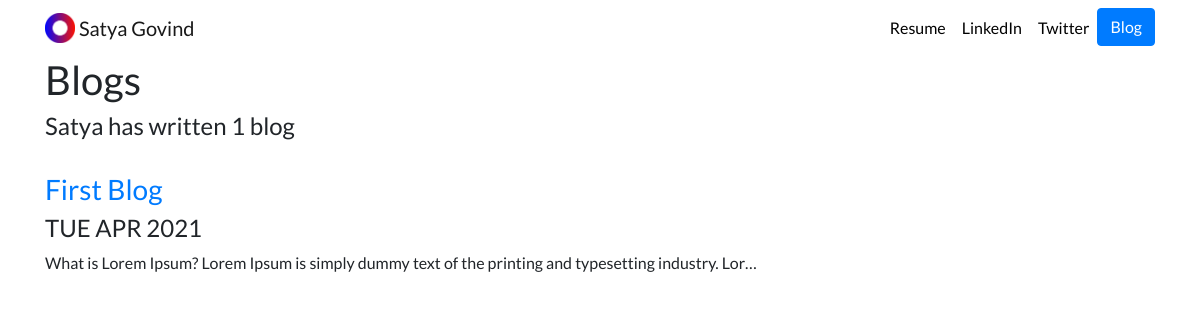
Screenshot of /blog/ with the database file from the repository.
### blog/models.py (models this page shows, shortened)
class Blogs(models.Model):
          title=models.CharField(max_length=100)
          date=models.DateField()
          description=models.CharField(max_length=3000)

### blog/views.py (the view)
# urls.py: path('',views.some,name='all_blogs'),
def some(request):
     all_blogs = Blogs.objects.order_by('-date')
     return render (request,'portfo/blog.html', {'myBlogs':all_blogs})

### blog/templates/portfo/blog.html
{% extends 'blog/base.html' %}
{% block content %}
<h1>Blogs</h1>
<h4>Satya has written {{ myBlogs.count }} blog{{ myBlogs.count|pluralize }} </h4>
<br />
{% for blog in myBlogs %}
<a href="{% url 'Blogs:details' blog.id %}"><h3>{{ blog.title }}</h3></a>
<h4>{{ blog.date|date:'D M Y'|upper }}</h4>
<p>{{ blog.description|safe|truncatechars:100 }}</p>
<br />
<br />
{% endfor %}
{% endblock %}

### portfolio/static/portfolio/custom.css (style rules this page uses)
body { font-family: 'Lato', sans-serif; }

### rows the page displays
Blogs: title "First Blog", date "TUE APR 2021", description "What is Lorem Ipsum? Lorem Ipsum is simply dummy text of the printing and typesetting industry. Lor…"

### other values shown
{{ myBlogs.count }} "1"
